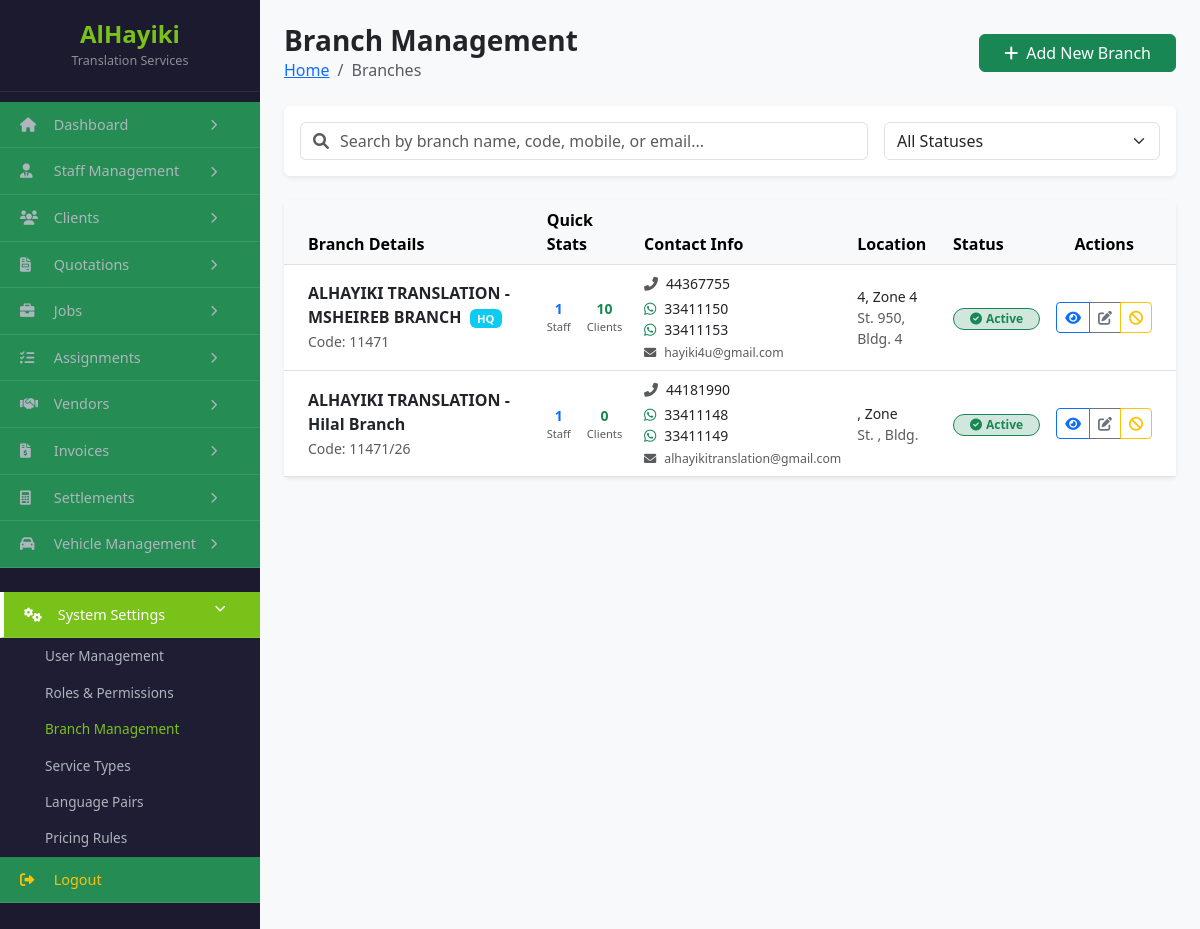
The page /branch_list.php (signed in) on the database its author committed.
### tables this page shows
CREATE TABLE `branches` (
  `id` int(11) NOT NULL,
  `name` varchar(100) NOT NULL,
  `branch_code` varchar(20) DEFAULT NULL,
  `is_main_branch` tinyint(1) DEFAULT 0,
  `parent_company` varchar(100) DEFAULT NULL,
  `status` enum('Active','Inactive') DEFAULT 'Active',
  `landline` varchar(20) DEFAULT NULL,
  `mobile_numbers` text DEFAULT NULL,
  `emails` text DEFAULT NULL,
  `website` varchar(100) DEFAULT NULL,
  `area` varchar(100) DEFAULT NULL,
  `street_name` varchar(100) DEFAULT NULL,
  `building_number` varchar(20) DEFAULT NULL,
  `zone_number` varchar(20) DEFAULT NULL,
  `city` varchar(50) DEFAULT NULL,
  `country` varchar(50) DEFAULT 'State of Qatar',
  `po_box` varchar(20) DEFAULT NULL,
  `kahramaa_number` varchar(50) DEFAULT NULL,
  `water_number` varchar(50) DEFAULT NULL,
  `google_maps_link` text DEFAULT NULL,
  `legal_documents` longtext DEFAULT NULL CHECK (json_valid(`legal_documents`)),
  `manager_id` int(11) DEFAULT NULL,
  `cr_number` varchar(50) DEFAULT NULL,
  `cr_issue_date` date DEFAULT NULL,
  `cr_expiry_date` date DEFAULT NULL,
  `license_number` varchar(50) DEFAULT NULL,
  `license_expiry_date` date DEFAULT NULL,
  `fire_safety_number` varchar(50) DEFAULT NULL,
  `fire_safety_expiry` date DEFAULT NULL,
  `computer_card_number` varchar(50) DEFAULT NULL,
  `computer_card_expiry` date DEFAULT NULL,
  `chamber_number` varchar(50) DEFAULT NULL,
  `chamber_expiry` date DEFAULT NULL,
  `lease_number` varchar(50) DEFAULT NULL,
  `lease_expiry` date DEFAULT NULL,
  `created_at` timestamp NOT NULL DEFAULT current_timestamp()
);

### branch_list.php (the view, shortened to what this page needs)
<?php
include 'db.php';
$role = $_SESSION['roles'][0];
try {
    $query = "SELECT b.*,
              (SELECT COUNT(*) FROM staff_profiles WHERE branch_id = b.id) as staff_count,
              (SELECT COUNT(*) FROM clients WHERE branch_id = b.id) as client_count
              FROM branches b
              ORDER BY b.is_main_branch DESC, b.name ASC";
    $branches = $pdo->query($query)->fetchAll();
} catch (PDOException $e) {
    die("Database Error: " . $e->getMessage());
}
?>
<!DOCTYPE html>
<html lang="en">
<head>
    <link href="https://cdn.jsdelivr.net/npm/bootstrap@5.3.0/dist/css/bootstrap.min.css" rel="stylesheet">
    <link rel="stylesheet" href="https://cdnjs.cloudflare.com/ajax/libs/font-awesome/6.0.0/css/all.min.css">
</head>
<body class="bg-light">
<div class="d-flex">
    <?php include 'sidebar.php'; ?>
    <div class="container-fluid p-4">
        <div class="d-flex justify-content-between align-items-center mb-4">
            <div>
                <h3 class="fw-bold mb-0">Branch Management</h3>
                <nav aria-label="breadcrumb">
                    <ol class="breadcrumb mb-0">
                        <li class="breadcrumb-item"><a href="dashboard.php">Home</a></li>
                        <li class="breadcrumb-item active">Branches</li>
                    </ol>
                </nav>
            </div>
            <?php if(in_array($role, ['Super Admin', 'SuperAdmin', 'Admin'])): ?>
                <a href="add_branch.php" class="btn btn-success px-4">
                    <i class="fas fa-plus me-2"></i>Add New Branch
                </a>
            <?php endif; ?>
        </div>
        <div class="card border-0 shadow-sm mb-4">
            <div class="card-body">
                <div class="row g-3">
                    <div class="col-md-8">
                        <div class="input-group">
                            <span class="input-group-text bg-white border-end-0 text-muted">
                                <i class="fas fa-search"></i>
                            </span>
                            <input type="text" id="branchSearch" class="form-control border-start-0 ps-0"
                                   placeholder="Search by branch name, code, mobile, or email...">
                        </div>
                    </div>
                    <div class="col-md-4">
                        <select class="form-select" id="statusFilter">
                            <option value="">All Statuses</option>
                        </select>
                    </div>
                </div>
            </div>
        </div>
        <div class="card border-0 shadow-sm">
            <div class="table-responsive">
                <table class="table table-hover align-middle mb-0" id="branchTable">
                    <thead class="table-light">
                        <tr>
                            <th class="ps-4">Branch Details</th>
                            <th>Quick Stats</th>
                            <th>Contact Info</th>
                            <th>Location</th>
                            <th>Status</th>
                            <th class="text-center pe-4">Actions</th>
                        </tr>
                    </thead>
                    <tbody>
                        <?php foreach($branches as $b):
                            $mobiles = json_decode($b['mobile_numbers'], true) ?: [];
                            $emails = json_decode($b['emails'], true) ?: [];
                        ?>
                        <tr class="branch-row" data-status="<?= $b['status'] ?>">
                            <td class="ps-4">
                                <div class="fw-bold text-dark mb-0">
                                    <?= htmlspecialchars($b['name']) ?>
                                    <?php if($b['is_main_branch']): ?>
                                        <span class="badge badge-hq ms-1">HQ</span>
                                    <?php endif; ?>
                                </div>
                                <small class="text-muted">Code: <?= htmlspecialchars($b['branch_code']) ?></small>
                            </td>
                            <td>
                                <div class="d-flex gap-3">
                                    <div class="text-center" title="Staff Members">
                                        <div class="small fw-bold text-primary"><?= $b['staff_count'] ?></div>
                                        <div class="text-muted" style="font-size: 0.7rem;">Staff</div>
                                    </div>
                                    <div class="text-center" title="Linked Clients">
                                        <div class="small fw-bold text-success"><?= $b['client_count'] ?></div>
                                        <div class="text-muted" style="font-size: 0.7rem;">Clients</div>
                                    </div>
                                </div>
                            </td>
                            <td>
                                <div class="small">
                                    <?php if($b['landline']): ?>
                                        <div class="mb-1"><i class="fas fa-phone-alt me-2 text-muted"></i><?= htmlspecialchars($b['landline']) ?></div>
                                    <?php endif; ?>
                                    <?php foreach(array_slice($mobiles, 0, 2) as $m): ?>
                                        <div class="text-nowrap"><i class="fab fa-whatsapp me-2 text-success"></i><?= htmlspecialchars($m) ?></div>
                                    <?php endforeach; ?>
                                    <?php foreach(array_slice($emails, 0, 1) as $e): ?>
                                        <div class="text-muted text-nowrap mt-1 small"><i class="fas fa-envelope me-2"></i><?= htmlspecialchars($e) ?></div>
                                    <?php endforeach; ?>
                                </div>
                            </td>
                            <td class="small text-muted">
                                <div class="text-dark"><?= htmlspecialchars($b['area']) ?>, Zone <?= htmlspecialchars($b['zone_number']) ?></div>
                                <div>St. <?= htmlspecialchars($b['street_name']) ?>, Bldg. <?= htmlspecialchars($b['building_number']) ?></div>
                            </td>
                            <td>
                                <?php if($b['status'] == 'Active'): ?>
                                    <span class="badge rounded-pill bg-success-subtle text-success border border-success px-3">
                                        <i class="fas fa-check-circle me-1"></i>Active
                                    </span>
                                <?php else: ?>
                                    <span class="badge rounded-pill bg-danger-subtle text-danger border border-danger px-3">
                                        <i class="fas fa-times-circle me-1"></i>Inactive
                                    </span>
                                <?php endif; ?>
                            </td>
                            <td class="text-center pe-4">
                                <div class="btn-group">
                                    <a href="view_branch.php?id=<?= $b['id'] ?>" class="btn btn-sm btn-outline-primary" title="View Details">
                                        <i class="fas fa-eye"></i>
                                    </a>
                                    <?php if(in_array($role, ['Super Admin', 'SuperAdmin', 'Admin'])): ?>
                                        <a href="edit_branch.php?id=<?= $b['id'] ?>" class="btn btn-sm btn-outline-secondary" title="Edit">
                                            <i class="fas fa-edit"></i>
                                        </a>
                                        <?php if($b['status'] == 'Active'): ?>
                                            <button onclick="updateStatus(<?= $b['id'] ?>, 'Inactive')" class="btn btn-sm btn-outline-warning" title="Deactivate">
                                                <i class="fas fa-ban"></i>
                                            </button>
                                        <?php else: ?>
                                            <button onclick="updateStatus(<?= $b['id'] ?>, 'Active')" class="btn btn-sm btn-outline-success" title="Activate">
                                                <i class="fas fa-play"></i>
                                            </button>
                                        <?php endif; ?>
                                    <?php endif; ?>
                                </div>
                            </td>
                        </tr>
                        <?php endforeach; ?>
                    </tbody>
                </table>
            </div>
        </div>
    </div>
</div>
</body>
</html>

### branch_list.php (style rules this page uses)
.badge-hq { background-color: #0dcaf0; font-size: 0.7rem; vertical-align: middle; }

### rows shown on the page
branches: name "ALHAYIKI TRANSLATION - MSHEIREB BRANCH", is_main_branch "HQ", branch_code "11471", staff_count "1", client_count "10", landline "44367755", mobile_numbers "33411150", mobile_numbers "33411153", emails "hayiki4u@gmail.com", area "4", zone_number "4", street_name "950", building_number "4", status "Active" (drawn)
branches: name "ALHAYIKI TRANSLATION - Hilal Branch", branch_code "11471/26", staff_count "1", client_count "0", landline "44181990", mobile_numbers "33411148", mobile_numbers "33411149", emails "alhayikitranslation@gmail.com", status "Active" (drawn)
